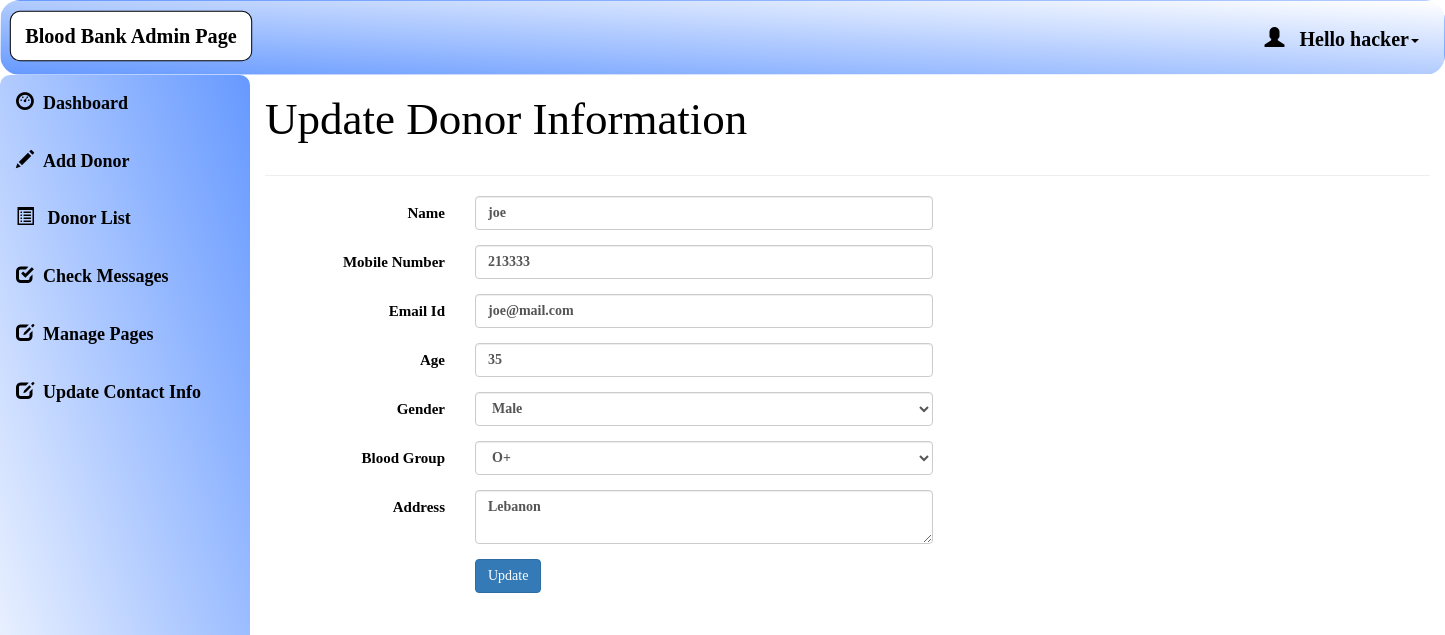
Page /admin/updateDonor.php?id=1 (signed in) on the committed database.
### tables this page shows
CREATE TABLE `admin_ifo` (
  `admin_id` int(10) NOT NULL,
  `admin_name` varchar(50) NOT NULL,
  `admin_username` varchar(50) NOT NULL,
  `admin_password` varchar(50) NOT NULL
);

CREATE TABLE `donor_details` (
  `donor_id` int(11) NOT NULL,
  `donor_name` varchar(50) NOT NULL,
  `donor_number` varchar(10) NOT NULL,
  `donor_mail` varchar(50) NOT NULL,
  `donor_age` int(60) NOT NULL,
  `donor_gender` varchar(10) NOT NULL,
  `donor_blood` int(11) NOT NULL,
  `donor_address` varchar(100) NOT NULL
);

### admin/updateDonor.php (the view, shortened to what this page needs)
<!DOCTYPE html>
<html lang="en">
<head>
    <link rel="stylesheet" href="https://maxcdn.bootstrapcdn.com/bootstrap/3.4.1/css/bootstrap.min.css">
</head>
<body style="color: black;">
<?php
include 'conn.php';
if (isset($_SESSION['loggedin']) && $_SESSION['loggedin'] == true) {
    if (isset($_GET['id'])) {
        $donor_id = $_GET['id'];
        $fetchQuery = "SELECT * FROM donor_details WHERE donor_id='$donor_id'";
        $fetchResult = mysqli_query($conn, $fetchQuery);
        $donorData = mysqli_fetch_assoc($fetchResult);
    }
?>
<div id="header">
<?php
  include 'header.php';
    ?>
        </div>
        <div id="sidebar">
        <?php
  include 'sidebar.php';
    ?>
        </div>
        <div id="content">
            <div class="content-wrapper">
                <div class="container-fluid">
                    <div class="row">
                        <div class="col-md-12 lg-12 sm-12">
                            <h1 class="page-title" style="font-size:3em">Update Donor Information</h1>
                        </div>
                    </div>
                    <hr>
                    <div class="container">
                        <form method="post" action="" class="form-horizontal">
                            <div class="form-group">
                                <label class="col-sm-2 control-label">Name</label>
                                <div class="col-sm-5">
                                    <input type="text" class="form-control" name="updated_name" value="<?php echo $donorData['donor_name']; ?>" required>
                                </div>
                            </div>
                            <div class="form-group">
                                <label class="col-sm-2 control-label">Mobile Number</label>
                                <div class="col-sm-5">
                                    <input type="text" class="form-control" name="updated_number" value="<?php echo $donorData['donor_number']; ?>" required>
                                </div>
                            </div>
                            <div class="form-group">
                                <label class="col-sm-2 control-label">Email Id</label>
                                <div class="col-sm-5">
                                    <input type="email" class="form-control" name="updated_mail" value="<?php echo $donorData['donor_mail']; ?>" required>
                                </div>
                            </div>
                            <div class="form-group">
                                <label class="col-sm-2 control-label">Age</label>
                                <div class="col-sm-5">
                                    <input type="text" class="form-control" name="updated_age" value="<?php echo $donorData['donor_age']; ?>" required>
                                </div>
                            </div>
                            <div class="form-group">
                                <label class="col-sm-2 control-label">Gender</label>
                                <div class="col-sm-5">
                                    <select class="form-control" name="updated_gender" required>
                                        <option value="Male" <?php echo ($donorData['donor_gender'] == 'Male') ? 'selected' : ''; ?>>Male</option>
                                    </select>
                                </div>
                            </div>
                            <div class="form-group">
                                <label class="col-sm-2 control-label">Blood Group</label>
                                <div class="col-sm-5">
                                    <select class="form-control" name="updated_blood_group" required>
                                        <?php
                                        $bloodQuery = "SELECT * FROM blood";
                                        $bloodResult = mysqli_query($conn, $bloodQuery);
                                        while ($bloodRow = mysqli_fetch_assoc($bloodResult)) {
                                            $selected = ($donorData['donor_blood'] == $bloodRow['blood_id']) ? 'selected' : '';
                                            echo "<option value='{$bloodRow['blood_id']}' {$selected}>{$bloodRow['blood_group']}</option>";
                                        }
                                        ?>
                                    </select>
                                </div>
                            </div>
                            <div class="form-group">
                                <label class="col-sm-2 control-label">Address</label>
                                <div class="col-sm-5">
                                    <textarea class="form-control" name="updated_address" required><?php echo $donorData['donor_address']; ?></textarea>
                                </div>
                            </div>
                            <div class="form-group">
                                <div class="col-sm-offset-2 col-sm-7">
                                    <button type="submit" class="btn btn-primary" name="update">Update</button>
                                </div>
                            </div>
                        </form>
                    </div>
                </div>
            </div>
        </div>
</body>
<?php
}
?>
</html>

### admin/header.php (shortened to what this page needs)
<!DOCTYPE html>
<html>
<head>
  <link rel="stylesheet" href="https://maxcdn.bootstrapcdn.com/bootstrap/3.4.1/css/bootstrap.min.css">
</head>
<body>
<nav class="navbar navbar-custom">
  <div class="container-fluid">
    <div class="navbar-header">
      <a class="navbar-brand" id="qq" href="dashboard.php">Blood Bank Admin Page</a>
    </div>
    <ul class="nav navbar-nav navbar-right">
      <li class="dropdown"><a class="dropdown-toggle" id="qw" data-toggle="dropdown" href="#" style="font-weight:bold;color:black "> <span class="glyphicon glyphicon-user"></span>&nbsp&nbsp
        <?php
        $username=$_SESSION['username'];
        $sql="select * from admin_ifo where admin_username='$username'";
        $result=mysqli_query($conn,$sql) or die("query failed.");
        $row=mysqli_fetch_assoc($result);
        echo "Hello ".$row['admin_username'];
      ?><span class="caret"></span></a>
    </li>
    </ul>
  </div>
</nav>
</body></html>

### admin/updateDonor.php (style rules this page uses)
#sidebar { position:relative;margin-top:-20px }
#content { position:relative;margin-left:250px; }

### admin/header.php (style rules this page uses)
.navbar-custom.navbar { background: linear-gradient(to top right, #6699ff 0%, #ffffff 100%); border-radius: 20px 20px 20px 20px; }
.navbar { padding: 10px 10px; color:black ; position: relative; }
.navbar a { color: black; text-align: center; padding: 12px; text-decoration: none; font-size: 20px; line-height: 25px; float: none; display: block; text-align: left; }
.navbar-brand { font-size: 25px; font-weight: bold; }
.navbar-right { float: none; }
#qq { background-color: white; border: 1px solid ; border-radius: 10px 10px ; width: 240px; text-align: center; transform: scale(1.01); color: black; }

### admin/sidebar.php (style rules this page uses)
body { margin: 0; font-family: 'Averia Gruesa Libre';font-size: 15px; color:#F8F9F9; }

### rows in the picture
admin_ifo: admin_username "hacker"
donor_details: updated_name "joe", updated_number "213333", updated_mail "joe@mail.com", updated_age "35", updated_gender "Male", updated_address "Lebanon"

### other values in the picture
form field updated_blood_group "O+"
